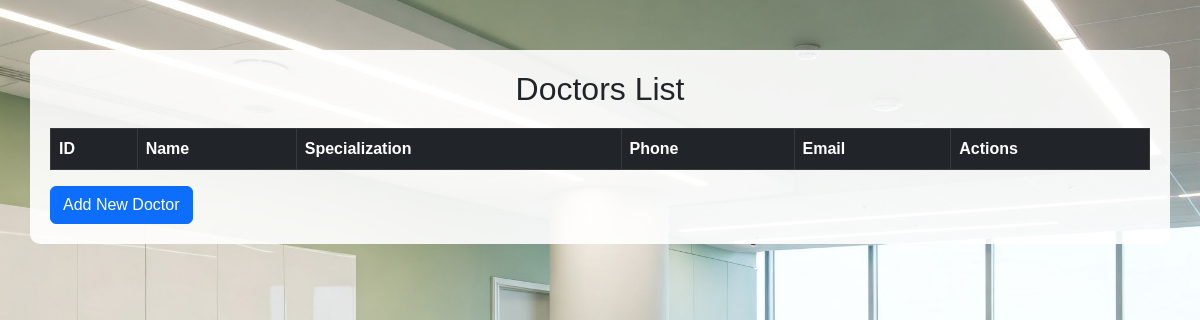
/doctors.php (signed in), run on an earlier commit of the app's database.
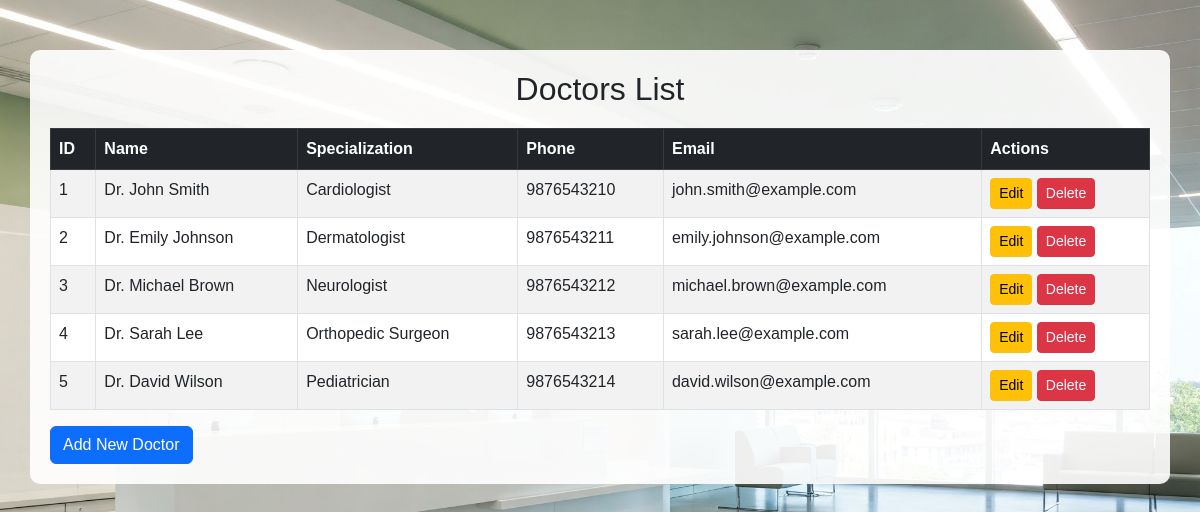
And on a later commit of the database.
### tables this page shows
CREATE TABLE `doctors` (
  `id` int(11) NOT NULL,
  `name` varchar(100) NOT NULL,
  `specialization` varchar(100) NOT NULL,
  `email` varchar(100) NOT NULL,
  `phone` varchar(15) NOT NULL
);

### doctors.php (the view, shortened to what this page needs)
<?php
include 'db.php';
$query = "SELECT * FROM doctors";
$result = $conn->query($query);
?>
<!DOCTYPE html>
<html lang="en">
<head>
    <link rel="stylesheet" href="https://cdn.jsdelivr.net/npm/bootstrap@5.3.0/dist/css/bootstrap.min.css">
</head>
<body>
<div class="container">
    <h2>Doctors List</h2>
    <table class="table table-bordered table-striped">
        <thead class="table-dark">
            <tr>
                <th>ID</th>
                <th>Name</th>
                <th>Specialization</th>
                <th>Phone</th>
                <th>Email</th>
                <?php if ($_SESSION['role'] === 'admin') { ?>
                    <th>Actions</th>
                <?php } ?>
            </tr>
        </thead>
        <tbody>
            <?php while ($row = $result->fetch_assoc()) { ?>
                <tr>
                    <td><?php echo $row['id']; ?></td>
                    <td><?php echo $row['name']; ?></td>
                    <td><?php echo $row['specialization']; ?></td>
                    <td><?php echo $row['phone']; ?></td>
                    <td><?php echo $row['email']; ?></td>
                    <?php if ($_SESSION['role'] === 'admin') { ?>
                        <td>
                            <a href="edit_doctor.php?id=<?php echo $row['id']; ?>" class="btn btn-warning btn-sm">Edit</a>
                            <a href="delete_doctor.php?id=<?php echo $row['id']; ?>" class="btn btn-danger btn-sm" onclick="return confirm('Are you sure you want to delete this doctor?');">Delete</a>
                        </td>
                    <?php } ?>
                </tr>
            <?php } ?>
        </tbody>
    </table>
    <?php if ($_SESSION['role'] === 'admin') { ?>
        <a href="add_doctor.php" class="btn btn-primary">Add New Doctor</a>
    <?php } ?>
</div>
</body>
</html>

What changed in the data, as far as the page shows it:
added doctors: id "1", name "Dr. John Smith", specialization "Cardiologist", phone "9876543210", email "john.smith@example.com"
added doctors: id "2", name "Dr. Emily Johnson", specialization "Dermatologist", phone "9876543211", email "emily.johnson@example.com"
added doctors: id "3", name "Dr. Michael Brown", specialization "Neurologist", phone "9876543212", email "michael.brown@example.com"
added doctors: id "4", name "Dr. Sarah Lee", specialization "Orthopedic Surgeon", phone "9876543213", email "sarah.lee@example.com"
added doctors: id "5", name "Dr. David Wilson", specialization "Pediatrician", phone "9876543214", email "david.wilson@example.com"
